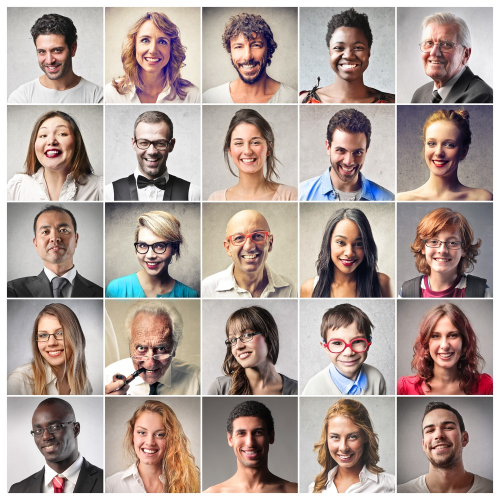
#> input picture images/faces.jpg, 1000 x 1000 px, given in place of the camera (shown at 1/2 size)
$ python colorFiltering.py
#> lines starting #> are read from the running program, lines starting #| are printed output that depends on the picture; after the words box and inside, x2 and y2 are one past the last pixel; in counts of white or black regions, pixels touching at a corner belong together
import cv2
import numpy as np

frameWidth = 500
frameHeight = 400
cap = cv2.VideoCapture(0)

def empty(a):
    pass

def get_color_name(hue_min, hue_max, sat_min, val_min):
    hue_mid = (hue_min + hue_max) / 2

    # Ignore low saturation
    if sat_min < 50 or val_min < 50:
        return None

    if (hue_mid <= 10) or (hue_mid >= 170):
        return "Red"
    elif 35 <= hue_mid <= 85:
        return "Green"
    elif 100 <= hue_mid <= 130:
        return "Blue"
    elif 11 <= hue_mid <= 34:
        return "Yellow"
    elif 86 <= hue_mid <= 99:
        return "Cyan"
    elif 131 <= hue_mid <= 159:
        return "Purple"
    elif 160 <= hue_mid <= 169:
        return "Pink"
    else:
        return None

cv2.namedWindow("HSV")
cv2.resizeWindow("HSV", 900, 300)
cv2.createTrackbar("Hue MIN", "HSV", 0, 179, empty)
cv2.createTrackbar("Hue MAX", "HSV", 179, 179, empty)
cv2.createTrackbar("Sat MIN", "HSV", 0, 255, empty)
cv2.createTrackbar("Sat MAX", "HSV", 255, 255, empty)
cv2.createTrackbar("Val MIN", "HSV", 0, 255, empty)
cv2.createTrackbar("Val MAX", "HSV", 255, 255, empty)

while True:
    success, img = cap.read()
#> img is the input picture: shape (1000, 1000, 3); mean B, G, R 152.5, 158.7, 174.1
    img = cv2.resize(img, (frameWidth, frameHeight))
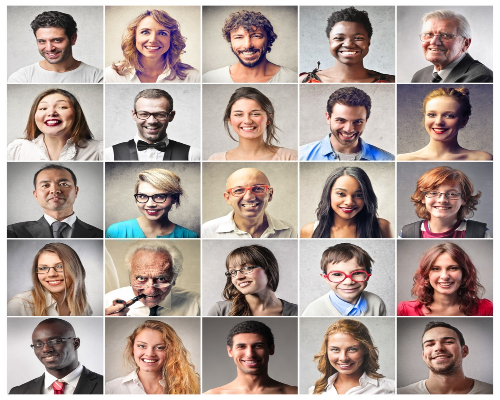
#> img: shape (400, 500, 3); mean B, G, R 152.5, 158.8, 174.1
    img = cv2.flip(img, 1)
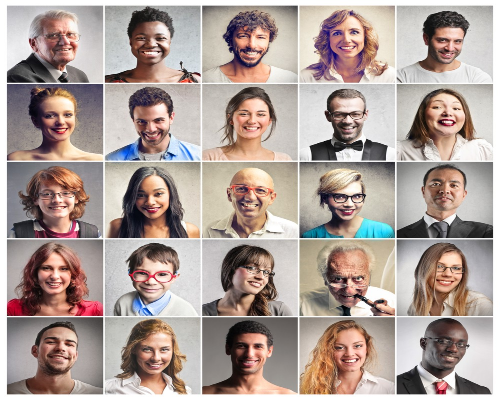
#> img: shape (400, 500, 3); mean B, G, R 152.5, 158.8, 174.1
    imgHSV = cv2.cvtColor(img, cv2.COLOR_BGR2HSV)
#> imgHSV: shape (400, 500, 3); mean H, S, V 40.6, 44, 176.1

    hue_min = cv2.getTrackbarPos("Hue MIN", "HSV")
    hue_max = cv2.getTrackbarPos("Hue MAX", "HSV")
    sat_min = cv2.getTrackbarPos("Sat MIN", "HSV")
    sat_max = cv2.getTrackbarPos("Sat MAX", "HSV")
    val_min = cv2.getTrackbarPos("Val MIN", "HSV")
    val_max = cv2.getTrackbarPos("Val MAX", "HSV")

    lower = np.array([hue_min, sat_min, val_min])
    upper = np.array([hue_max, sat_max, val_max])

    mask = cv2.inRange(imgHSV, lower, upper)
#> mask: shape (400, 500); every value is 255
    result = cv2.bitwise_and(img, img, mask=mask)
    colorName = get_color_name(hue_min, hue_max, sat_min, val_min)
    hueRange = hue_max - hue_min

    contours, _ = cv2.findContours(mask, cv2.RETR_EXTERNAL, cv2.CHAIN_APPROX_SIMPLE)
#> contours = [[[0, 0], [0, 399], [499, 399], [499, 0]]]

    imgBBox = img.copy()

    for cnt in contours:
        area = cv2.contourArea(cnt)
        if area > 500:
            x, y, w, h = cv2.boundingRect(cnt)
            cv2.rectangle(imgBBox, (x, y), (x + w, y + h), (0, 255, 0), 2)
            cv2.putText(imgBBox, f"Area: {int(area)}", (x, y - 8),
                        cv2.FONT_HERSHEY_SIMPLEX, 0.55, (0, 255, 0), 2)

            if hueRange <= 60:
                cv2.putText(imgBBox, f"Color: {colorName}", (x, y - 30),
                        cv2.FONT_HERSHEY_SIMPLEX, 0.55, (0, 255, 0), 2)
#> this loop made 1 pass
#> (cnt, area, x, y, w, h) on pass 1: ([[0, 0], [0, 399], [499, 399], [499, 0]], 199101, 0, 0, 500, 400)
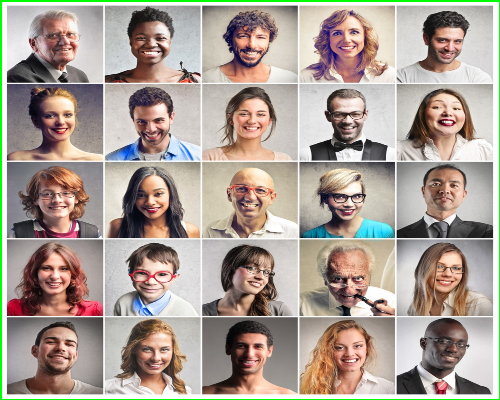
#> imgBBox: shape (400, 500, 3); 1.35% of pixels changed, all inside (x1, y1, x2, y2) = (0, 0, 500, 400)


    hStack = np.hstack([img, result, imgBBox])
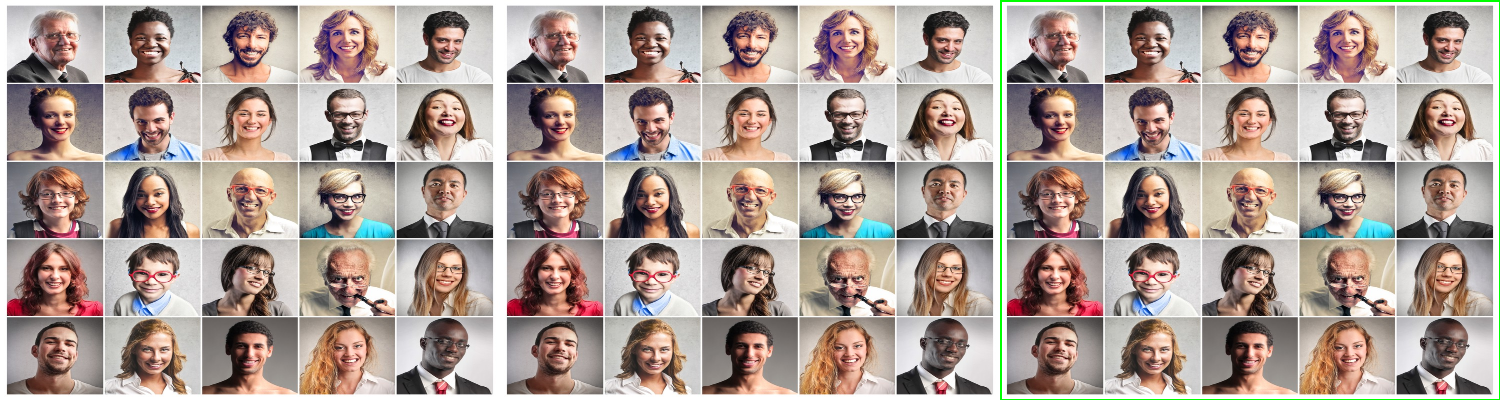
#> hStack: shape (400, 1500, 3); mean B, G, R 151.4, 158.8, 173
    cv2.imshow("Web Cam", hStack)
    if cv2.waitKey(1) & 0xFF == ord('q'):
#> (key q is pressed here)
        break
